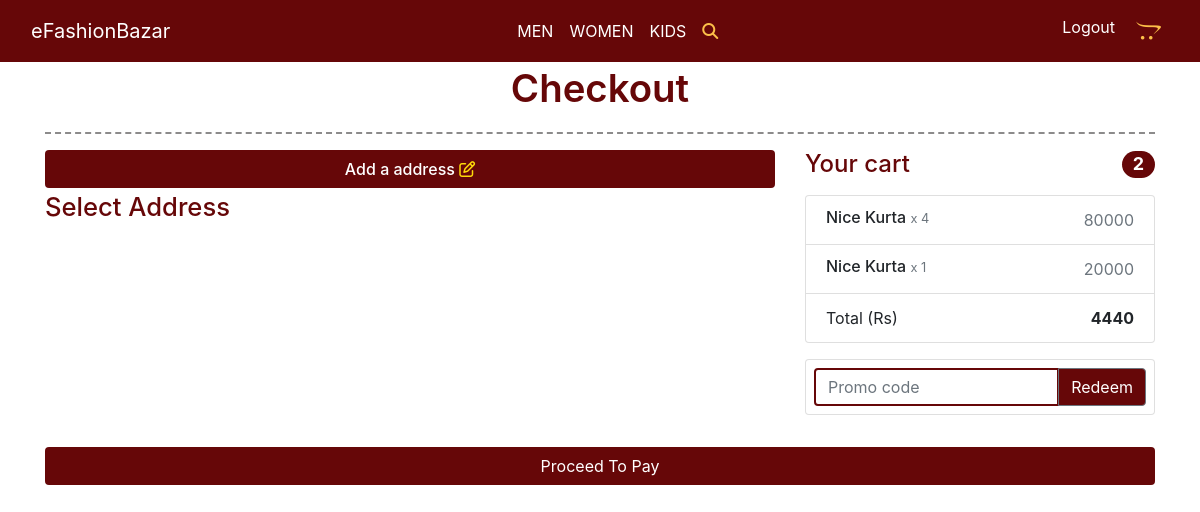
/checkout/ (signed in), run on an earlier commit of the app's database.
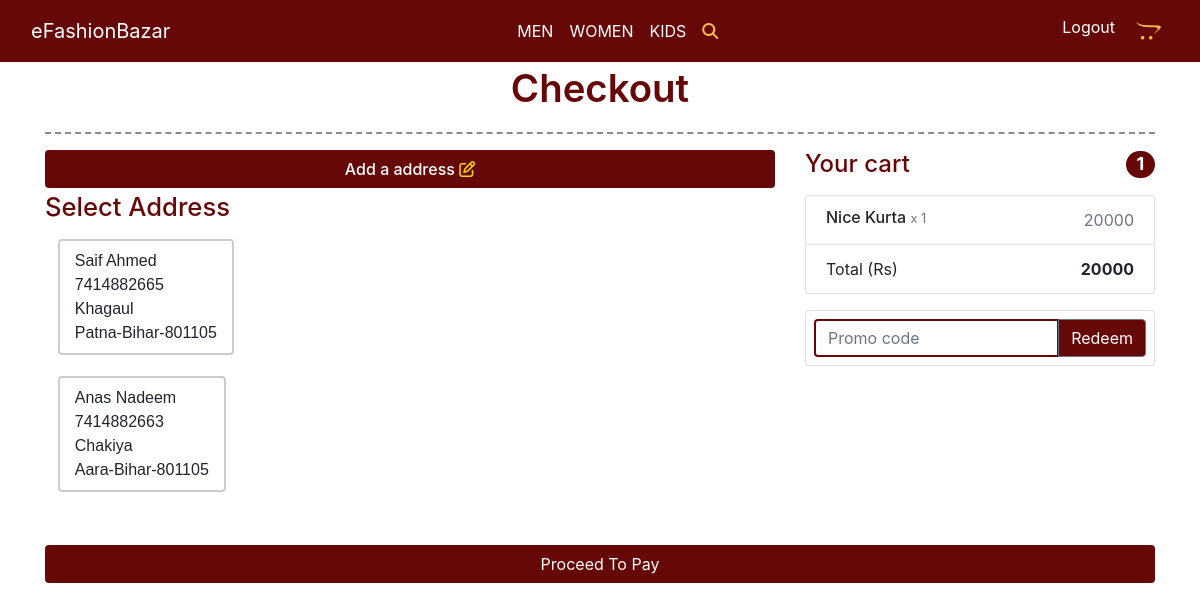
And on a later commit of the database.
### products/models.py (models this page shows, shortened)
class Order(models.Model):
    user = models.ForeignKey(User, on_delete=models.CASCADE)
    ref_code = models.CharField(max_length=20)
    items = models.ManyToManyField(OrderItem)
    start_date = models.DateTimeField(auto_now_add=True)
    ordered_date = models.DateTimeField()
    ordered = models.BooleanField(default=False)
    address = models.ForeignKey('Address', on_delete=models.SET_NULL, null=True, blank=True)
    coupon = models.ForeignKey('CouponCode', on_delete=models.SET_NULL, null=True, blank=True)
    being_delivered = models.BooleanField(default=False)
    recieved = models.BooleanField(default=False)
    refund_requested = models.BooleanField(default=False)
    refund_granted = models.BooleanField(default=False)
    def get_total(self):
        total = 0
        for order_item in self.items.all():
            total += order_item.get_final_price()
        if self.coupon and total>1:
            total -= self.coupon.amount
        return total

class OrderItem(models.Model):
    SIZE_OPTION = [
        ('S', 'S'),
        ('M', 'M'),
        ('L', 'L'),
        ('XL', 'XL'),
        ('2XL', '2XL'),
    ]
    user = models.ForeignKey(User, on_delete=models.CASCADE)
    ordered = models.BooleanField(default=False)
    item = models.ForeignKey(Item, on_delete=models.CASCADE)
    quantity = models.IntegerField(default=1)
    size = models.CharField(max_length=100, choices=SIZE_OPTION, null=True)
    def get_total_item_price(self):
        return self.quantity * self.item.p_price
    def get_total_discount_item_price(self):
        return self.quantity * self.item.p_dis_price
    def get_final_price(self):
        if self.item.p_dis_price:
            return self.get_total_discount_item_price()
        return self.get_total_item_price()

class Item(models.Model):
    category = models.ForeignKey(Category, on_delete=models.CASCADE)
    p_name = models.CharField(max_length=200)
    p_image = models.ImageField(upload_to='Items')
    second_img = models.ImageField(upload_to='Second Img', null=True, blank=True)
    third_img = models.ImageField(upload_to='Third Img', null=True, blank=True)
    p_price = models.IntegerField()
    p_dis_price = models.IntegerField()
    p_desc = models.TextField()
    small_size = models.BooleanField(null=True)
    medium_size = models.BooleanField(null=True)
    large_size = models.BooleanField(null=True)
    xl_size = models.BooleanField(null=True)
    xxl_size = models.BooleanField(null=True)
    p_slug = models.SlugField(max_length=200)

class Address(models.Model):
    user = models.ForeignKey(User, on_delete=models.CASCADE)
    name = models.CharField(max_length=200)
    phone_n = models.IntegerField(null=True)
    street_address = models.CharField(max_length=200,null=True)
    state = models.CharField(max_length=50,null=True)
    city = models.CharField(max_length=50,null=True)
    pin_code = models.CharField(max_length=6,null=True)
    class Meta:
        verbose_name_plural = 'Addresses'

### products/views.py (the view)
# urls.py: path('checkout/', CheckoutView.as_view(), name="checkout"),
class CheckoutView(LoginRequiredMixin,View):
    def get(self,*args, **kwargs):
        try:
            order= Order.objects.get(user=self.request.user, ordered=False)
            context = {
                'order':order,
            }
            address_qs = Address.objects.filter(
                user=self.request.user,
            )
            if address_qs.exists():
                context.update( {'address': address_qs.all()} )
            return render(self.request, 'checkout.html', context)
        except ObjectDoesNotExist:
            messages.info(self.request, "You donot have an active order!")
            return redirect('checkout')

### products/templates/checkout.html (shortened to what this page needs)
{% extends 'base.html' %} {% block mainCont %} {% load static %}
<section class="checkoutSec">
    <div class="container">
        <div class="row">
            <div class="col-lg-12 col-12">
                <p class="text-center categoriesMainTitle">
                  Checkout
                </p>
                <hr class="style5">
            </div>
        </div>
        <div class="row">
            <div class="col-lg-8 col-md-8 col-sm-12 col-12">
              <a class="btn addressHref" data-toggle="collapse" href="#addaAddress" role="button" aria-expanded="false"
              aria-controls="addaAddress">
              Add a address <i class="fa fa-edit addressEditlogo" aria-hidden="true"></i>
          </a>
                <p class="selectAddressRadioTitle">
                    Select Address
                </p>
                {% if address %}
                    {% for i in address %}
                    <div class="radio-toolbar">
                    <label for="{{i.id}}">
                      {{i.name}}
                      <br>
                      {{i.phone_n}}
                      <br>
                      {{i.street_address}}
                      <br>
                      {{i.city}}-{{i.state}}-{{i.pin_code}}
                    </label>
                  </div>
                    {% endfor %}
                {% endif %}
            </div>
            <div class="col-lg-4 col-md-4 col-sm-12 col-12">
                <h4 class="d-flex justify-content-between align-items-center mb-3">
                  <span class="yourCartTitleCheckout">Your cart</span>
                  <span class="badge badge-secondary badgetotalCart badge-pill">{{order.items.count}}</span>
                </h4>
                <ul class="list-group mb-3 z-depth-1">
                  {% for order_item in order.items.all %}
                  <li class="list-group-item d-flex justify-content-between lh-condensed yourcartcheckoutList">
                    <div>
                      <h6 class="my-0 "> {{order_item.item.p_name}} <small class="text-muted">x {{order_item.quantity}}</small></h6>
                    </div>
                    {% if order_item.item.discount_price %}
                    <span class="text-muted">
                    {{order_item.get_total_discount_item_price}}
                    </span>
                    {% else %}
                    <span class="text-muted">
                    {{order_item.get_total_item_price}}
                    </span>
                    {% endif %}
                  </li>
                  {% endfor %}
                  <li class="list-group-item d-flex justify-content-between yourcartcheckoutList">
                    <span class="">Total (Rs)</span>
                    <strong>{{order.get_total}}</strong>
                  </li>
                </ul>
                <form class="card p-2 Promoform" action="{% url 'add-coupon' %}" method="POST">
                  <div class="input-group">
                    <input type="text" class="form-control Promoforminput" placeholder="Promo code"
                      aria-label="Recipient's username" aria-describedby="basic-addon2" name="coupon">
                    <div class="input-group-append">
                      <button class="btn btn-secondary redeemNowBtn btn-md waves-effect m-0" type="submit">Redeem</button>
                    </div>
                  </div>
                </form>
              </div>
        </div>
        <input type="submit" class="btn proceedBtnCheckout" value="Proceed To Pay">
    </div>
</section>
{% endblock mainCont %}

What changed in the data, as far as the page shows it:
no longer on this page (row edited): OrderItem: item.p_name "Nice Kurta", quantity "4", get_total_item_price "80000"
added Address: name "Saif Ahmed", phone_n "7414882665", street_address "Khagaul", city "Patna", state "Bihar", pin_code "801105"
added Address: name "Anas Nadeem", phone_n "7414882663", street_address "Chakiya", city "Aara", state "Bihar", pin_code "801105"
changed through a linked row, Order: items.count "2" → "1"; get_total "4440" → "20000"
